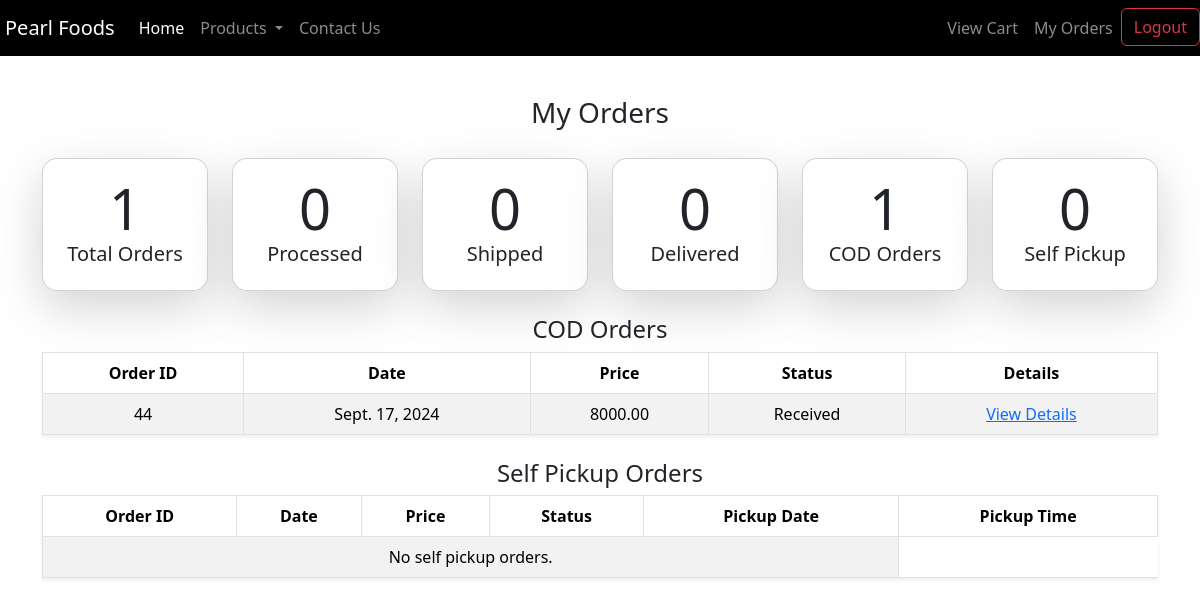
The app's page /my-orders/ (signed in) with its own data.
### pearlfoods/models.py (models this page shows, shortened)
class Order(models.Model):
    PAYMENT_STATUS = [
        ('COD', 'COD'),
        ('selfpickup', 'Self Pickup'),
    ]
    user = models.ForeignKey(User, on_delete=models.CASCADE, null=True, blank=True)
    name = models.CharField(max_length=122)
    email = models.EmailField(max_length=122)
    date = models.DateField()
    date_confirmed = models.DateField(null=True, blank=True)
    date_processed = models.DateField(null=True, blank=True)
    date_shipped = models.DateField(null=True, blank=True)
    date_delivered = models.DateField(null=True, blank=True)
    phone = models.CharField(max_length=11)
    delivery_address = models.TextField(max_length=300)
    price = models.DecimalField(max_digits=8, decimal_places=2)
    status = models.CharField(max_length=10, choices=STATUS_CHOICES, default='received')
    payment_status = models.CharField(max_length=10, choices=PAYMENT_STATUS, default='COD')
    date_pickup = models.DateField(null=True, blank=True)
    time_pickup = models.TimeField(null=True, blank=True)

### pearlfoods/views.py (the view)
# urls.py: path('my-orders/', views.my_orders, name='my_orders'),
@login_required
def my_orders(request):
    user = request.user
    orders = Order.objects.filter(user=user)
    total_orders = orders.count()
    orders_processed = orders.filter(status='processed').count()
    orders_shipped = orders.filter(status='shipped').count()
    orders_delivered = orders.filter(status='delivered').count()
    COD_orders = orders.filter(payment_status='COD')
    selfpickup_orders = orders.filter(payment_status='selfpickup')
    context = {
        'user': user,
        'orders': orders,
        'total_orders': total_orders,
        'orders_processed': orders_processed,
        'orders_shipped': orders_shipped,
        'orders_delivered': orders_delivered,
        'COD_orders': COD_orders,
        'selfpickup_orders': selfpickup_orders,
    }
    return render(request, 'my_orders.html', context)

### templates/my_orders.html (shortened to what this page needs)
{% extends 'base.html' %}
{% block body %}
<div class="container">
    <div class="text-center">
        <h3 class="orders-header">My Orders</h3>
    </div>
    <div class="row text-center mb-4">
        <div class="col-md-2">
            <div class="card shadow-lg card-hover" style="border-radius: 15px;">
                <div class="card-body">
                    <strong><p class="card-text display-4">{{ total_orders }}</p></strong>
                    <h5 class="card-title">Total Orders</h5>
                </div>
            </div>
        </div>
        <div class="col-md-2">
            <div class="card shadow-lg card-hover" style="border-radius: 15px;">
                <div class="card-body">
                    <strong><p class="card-text display-4">{{ orders_processed }}</p></strong>
                    <h5 class="card-title">Processed</h5>
                </div>
            </div>
        </div>
        <div class="col-md-2">
            <div class="card shadow-lg card-hover" style="border-radius: 15px;">
                <div class="card-body">
                    <strong><p class="card-text display-4">{{ orders_shipped }}</p></strong>
                    <h5 class="card-title">Shipped</h5>
                </div>
            </div>
        </div>
        <div class="col-md-2">
            <div class="card shadow-lg card-hover" style="border-radius: 15px;">
                <div class="card-body">
                    <strong><p class="card-text display-4">{{ orders_delivered }}</p></strong>
                    <h5 class="card-title">Delivered</h5>
                </div>
            </div>
        </div>
        <div class="col-md-2">
            <div class="card shadow-lg card-hover" style="border-radius: 15px;">
                <div class="card-body">
                    <strong><p class="card-text display-4">{{ COD_orders.count }}</p></strong>
                    <h5 class="card-title">COD Orders</h5>
                </div>
            </div>
        </div>
        <div class="col-md-2">
            <div class="card shadow-lg card-hover" style="border-radius: 15px;">
                <div class="card-body">
                    <strong><p class="card-text display-4">{{ selfpickup_orders.count }}</p></strong>
                    <h5 class="card-title">Self Pickup</h5>
                </div>
            </div>
        </div>
    </div>
    <h4 class="text-center">COD Orders</h4>
    <table class="table table-hover table-bordered table-striped shadow-sm mb-4">
        <thead class="thead-dark">
            <tr class="text-center">
                <th>Order ID</th>
                <th>Date</th>
                <th>Price</th>
                <th>Status</th>
                <th>Details</th>
            </tr>
        </thead>
        <tbody>
            {% if COD_orders %}
                {% for order in COD_orders %}
                <tr class="text-center">
                    <td>{{ order.id }}</td>
                    <td>{{ order.date }}</td>
                    <td>{{ order.price }}</td>
                    <td>{{ order.get_status_display }}</td>
                    <td><a href="{% url 'order_details' order.id %}">View Details</a></td>
                </tr>
                {% endfor %}
            {% else %}
                <tr>
                    <td colspan="5" class="text-center">No COD orders.</td>
                </tr>
            {% endif %}
        </tbody>
    </table>
    <h4 class="text-center">Self Pickup Orders</h4>
    <table class="table table-hover table-bordered table-striped shadow-sm">
        <thead class="thead-dark">
            <tr class="text-center">
                <th>Order ID</th>
                <th>Date</th>
                <th>Price</th>
                <th>Status</th>
                <th>Pickup Date</th>
                <th>Pickup Time</th>
            </tr>
        </thead>
        <tbody>
            {% if selfpickup_orders %}
                {% for order in selfpickup_orders %}
                <tr class="text-center">
                    <td>{{ order.id }}</td>
                    <td>{{ order.date }}</td>
                    <td>{{ order.price }}</td>
                    <td>{{ order.get_status_display }}</td>
                    <td>{{ order.date_pickup }}</td>
                    <td>{{ order.time_pickup|date:"h:i A" }}</td>
                </tr>
                {% endfor %}
            {% else %}
                <tr>
                    <td colspan="5" class="text-center">No self pickup orders.</td>
                </tr>
            {% endif %}
        </tbody>
    </table>
</div>
{% endblock %}

### templates/my_orders.html (style rules this page uses)
.orders-header { text-align: center; margin-top: 20px; padding: 20px; border-radius: 10px; display: inline-block; transition: background-color 0.3s ease, color 0.3s ease; }

### records on screen
Order: id "44", date "Sept. 17, 2024", price "8000.00", status "Received"

### other values on screen
{{ total_orders }} "1"
{{ orders_processed }} "0"
{{ orders_shipped }} "0"
{{ orders_delivered }} "0"
{{ COD_orders.count }} "1"
{{ selfpickup_orders.count }} "0"
